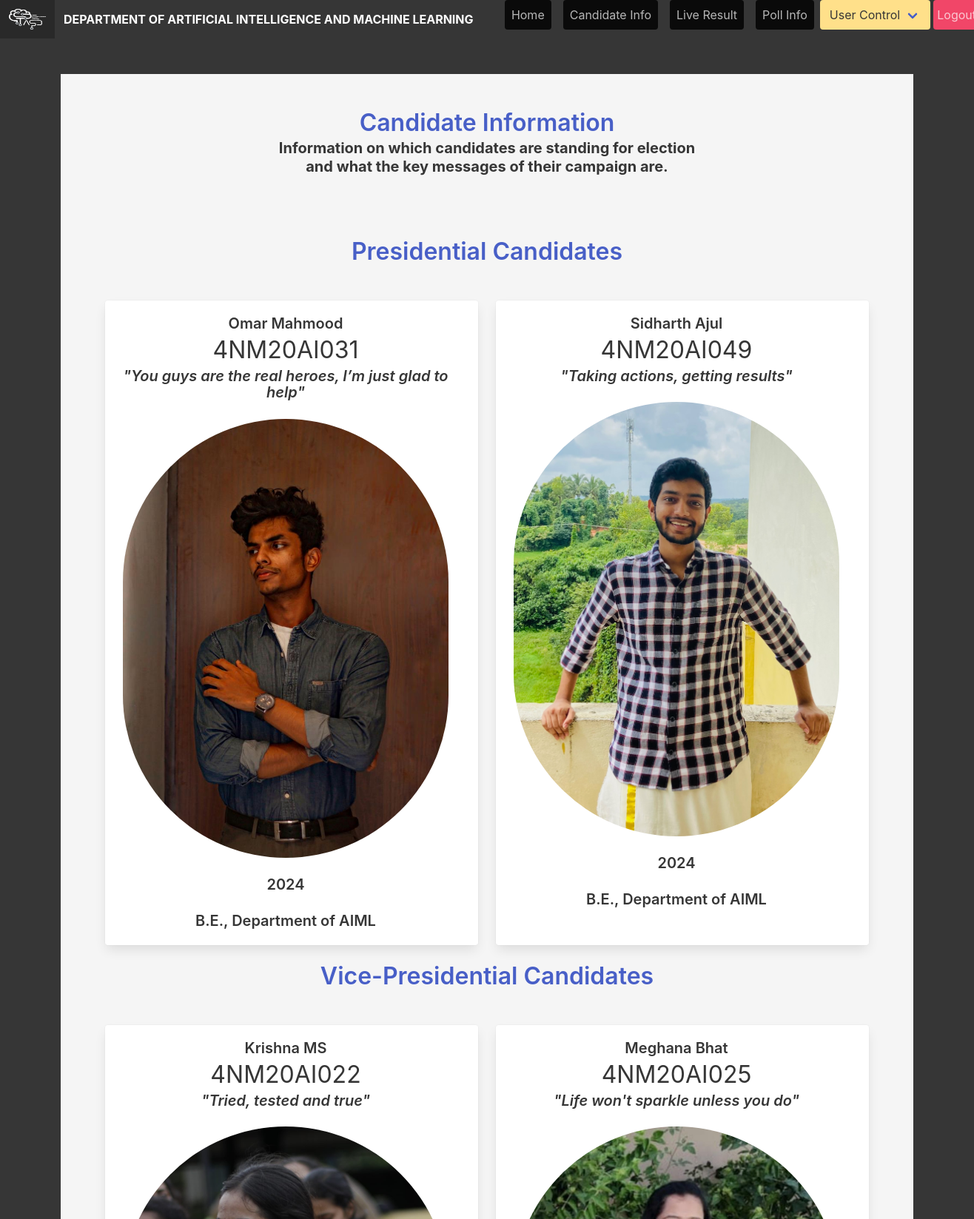
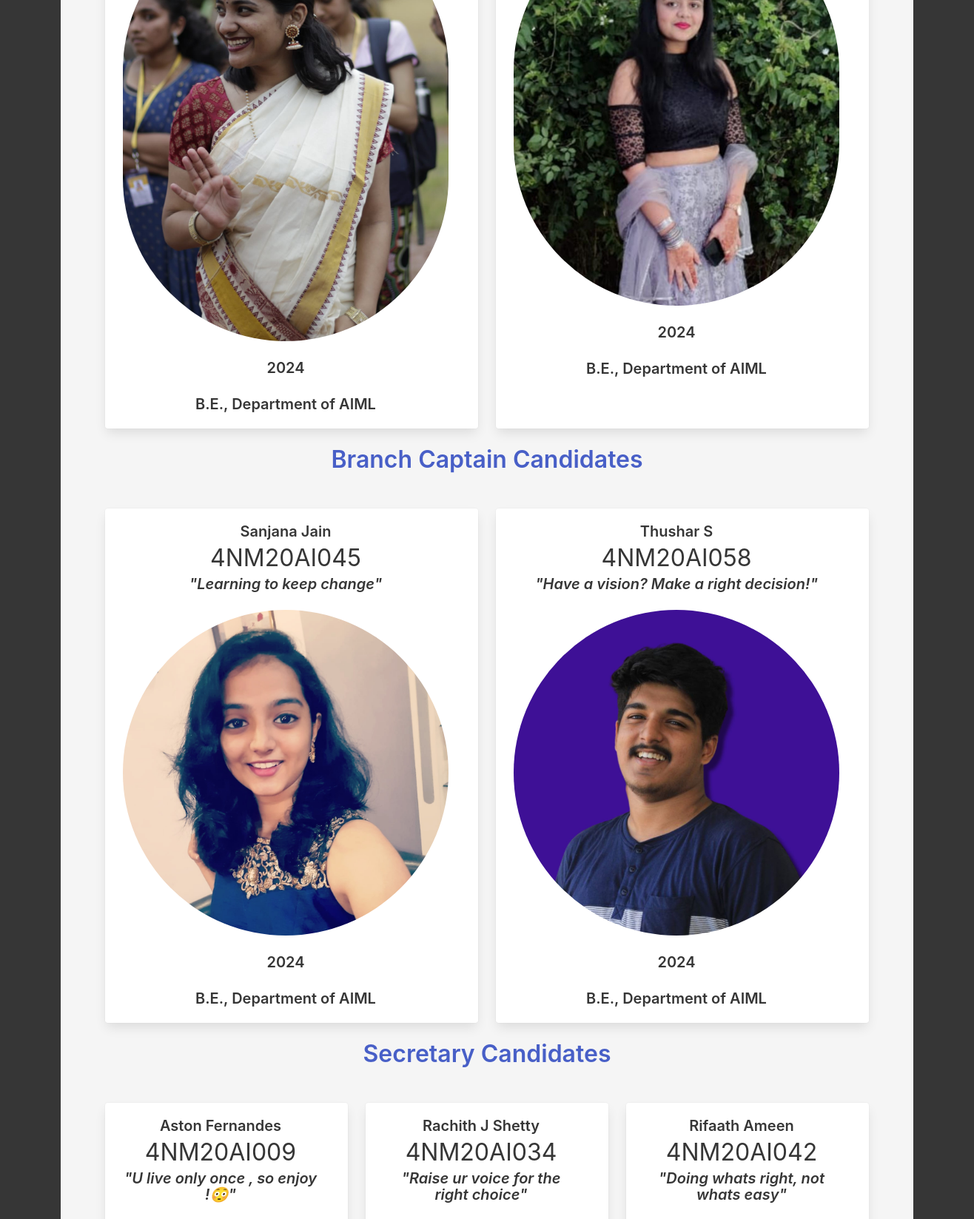
/candidate (signed in, upper part), run on the app's committed database (2 pictures, top to bottom).
### app/models.py (models this page shows, shortened)
class CandidateModel(db.Model):
    __tablename__ = 'candidates'
    id = db.Column(db.Integer, primary_key=True, autoincrement=True)
    roll_num = db.Column(db.String(10), nullable=False, unique=True)
    first_name = db.Column(db.String(80), nullable=False)
    last_name = db.Column(db.String(80))
    batch = db.Column(db.String(120), nullable=False)
    course = db.Column(db.String(120), nullable=False)
    department = db.Column(db.String(120), nullable=False)
    post = db.Column(db.String(80), nullable=False)
    pic_path = db.Column(db.String(120), default='images/default.png')
    agenda =  db.Column(db.String(300), default="No agenda")

### app/views.py (the view)
@app.route("/candidate")
def candidate():
    prez = CandidateModel.query.filter_by(post="President").all()
    vice = CandidateModel.query.filter_by(post="Vice-President").all()
    bc = CandidateModel.query.filter_by(post="Branch-Captain").all()
    secretary = CandidateModel.query.filter_by(post="Secretary").all()
    treasurer = CandidateModel.query.filter_by(post="Treasurer").all()
    c_sec = CandidateModel.query.filter_by(post="Cultural-Secretary").all()
    s_sec = CandidateModel.query.filter_by(post="Sports-Secretary").all()
    t_sec = CandidateModel.query.filter_by(post="Techincal-Secretary").all()
    creative = CandidateModel.query.filter_by(post="Creative-Head").all()
    s_cord = CandidateModel.query.filter_by(post="SocialMedia-Coordinator").all()
    p_cord = CandidateModel.query.filter_by(post="Photography-Coordinator").all()
    graph = CandidateModel.query.filter_by(post="Graphic-Designer").all()
    website = CandidateModel.query.filter_by(post="Website-Manager").all()
    return render_template("candidate.html",prez=prez,vice=vice,bc=bc,secretary=secretary,treasurer=treasurer,c_sec=c_sec,t_sec=t_sec,s_sec=s_sec,creative=creative,s_cord=s_cord,p_cord=p_cord,graph=graph,website=website)

### app/__init__.py (called while the page is built)
@login_manager.user_loader
def load_user(user_id):
    return UserModel.query.get(int(user_id))

### app/templates/candidate.html (shortened to what this page needs)
{% extends "base.html" %}
{% block content %}
<section class="hero has-background-white-ter is-fullheight-with-navbar">
    <div class="hero-body">
      <div class="container">
        <div class="columns">
            <div class="column is-12 ">
              <h1 class="title has-text-link">
                Candidate Information
            </h1>
            <h2 class="subtitle is-5 has-text-dark has-text-centered has-text-weight-bold">
                Information on which candidates are standing for election <br>
                and what the key messages of their campaign are.
            </h2>
            <br>
            <br>
            <div class="column id-9">
              <h1 class="title has-text-link">Presidential Candidates</h1>
              <br>
              <div class="tile is-ancestor ">
              {% for prez in prez %}
                {% if not prez.last_name == 'Vote'%}
                    <div class="tile is-parent">
                      <article class="tile is-child box notification is-white">
                        <h1 class="title is-5 has-text-dark">{{ prez.first_name }} {{ prez.last_name }}</h1>
                        <p class="subtitle is-3 has-text-dark">{{prez.roll_num}}</p>
                        <p class="title is-5 has-text-dark is-italic">"{{prez.agenda}}"</p>
                        <figure class="image">
                            <img class="is-rounded" src="{{ prez.pic_path}}">
                        </figure>
                        <br>
                        <p class="subtitle has-text-dark has-text-weight-semibold">{{prez.batch}}</p>
                        <p class="subtitle has-text-dark has-text-weight-semibold">{{prez.course}}, {{prez.department}}</p>
                      </article>
                    </div>
                {% endif %}
              {% endfor %}
              </div>
              <h1 class="title has-text-link">Vice-Presidential Candidates</h1>
              <br>
              <div class="tile is-ancestor ">
                {% for vice in vice %}
                  {% if not vice.last_name == 'Vote'%}
                      <div class="tile is-parent">
                        <article class="tile is-child box notification is-white">
                          <h1 class="title is-5 has-text-dark">{{ vice.first_name }} {{ vice.last_name }}</h1>
                          <p class="subtitle is-3 has-text-dark">{{vice.roll_num}}</p>
                          <p class="title is-5 has-text-dark is-italic"> "{{vice.agenda}}"</p>
                          <figure class="image">
                              <img class="is-rounded" src="{{ vice.pic_path}}">
                          </figure>
                          <br>
                          <p class="subtitle has-text-dark has-text-weight-semibold">{{vice.batch}}</p>
                          <p class="subtitle has-text-dark has-text-weight-semibold">{{vice.course}}, {{vice.department}}</p>
                        </article>
                      </div>
                  {% endif %}
                {% endfor %}
            </div>
            <h1 class="title has-text-link">Branch Captain Candidates</h1>
              <br>
              <div class="tile is-ancestor ">
                {% for bc in bc %}
                  {% if not bc.last_name == 'Vote'%}
                      <div class="tile is-parent">
                        <article class="tile is-child box notification is-white">
                          <h1 class="title is-5 has-text-dark">{{ bc.first_name }} {{ bc.last_name }}</h1>
                          <p class="subtitle is-3 has-text-dark">{{bc.roll_num}}</p>
                          <p class="title is-5 has-text-dark is-italic"> "{{bc.agenda}}"</p>
                          <figure class="image">
                              <img class="is-rounded" src="{{ bc.pic_path}}">
                          </figure>
                          <br>
                          <p class="subtitle has-text-dark has-text-weight-semibold">{{bc.batch}}</p>
                          <p class="subtitle has-text-dark has-text-weight-semibold">{{bc.course}}, {{bc.department}}</p>
                        </article>
                      </div>
                  {% endif %}
                {% endfor %}
            </div>
            <h1 class="title has-text-link">Secretary Candidates</h1>
              <br>
              <div class="tile is-ancestor ">
                {% for secretary in secretary %}
                  {% if not secretary.last_name == 'Vote'%}
                      <div class="tile is-parent">
                        <article class="tile is-child box notification is-white">
                          <h1 class="title is-5 has-text-dark">{{ secretary.first_name }} {{ secretary.last_name }}</h1>
                          <p class="subtitle is-3 has-text-dark">{{secretary.roll_num}}</p>
                          <p class="title is-5 has-text-dark is-italic"> "{{secretary.agenda}}"</p>
                          <br>
                        </article>
                      </div>
                  {% endif %}
                {% endfor %}
            </div>
              <br>
              <br>
              <br>
              <br>
              <br>
              <br>
              <br>
              <br>
              <br>
          </div>
          </div>
<br>
<br>
{% endblock %}

### data on the page
CandidateModel: first_name "Omar", last_name "Mahmood", roll_num "4NM20AI031", agenda "You guys are the real heroes, I’m just glad to help", pic_path (picture), batch "2024", course "B.E.", department "Department of AIML"
CandidateModel: first_name "Sidharth", last_name "Ajul", roll_num "4NM20AI049", agenda "Taking actions, getting results", pic_path (picture), batch "2024", course "B.E.", department "Department of AIML"
CandidateModel: first_name "Krishna", last_name "MS", roll_num "4NM20AI022", agenda "Tried, tested and true", pic_path (picture), batch "2024", course "B.E.", department "Department of AIML"
CandidateModel: first_name "Meghana", last_name "Bhat", roll_num "4NM20AI025", agenda "Life won't sparkle unless you do", pic_path (picture), batch "2024", course "B.E.", department "Department of AIML"
CandidateModel: first_name "Sanjana", last_name "Jain", roll_num "4NM20AI045", agenda "Learning to keep change", pic_path (picture), batch "2024", course "B.E.", department "Department of AIML"
CandidateModel: first_name "Thushar", last_name "S", roll_num "4NM20AI058", agenda "Have a vision? Make a right decision!", pic_path (picture), batch "2024", course "B.E.", department "Department of AIML"
CandidateModel: first_name "Aston", last_name "Fernandes", roll_num "4NM20AI009", agenda "U live only once , so enjoy !😳"
CandidateModel: first_name "Rachith J", last_name "Shetty", roll_num "4NM20AI034", agenda "Raise ur voice for the right choice"
CandidateModel: first_name "Rifaath", last_name "Ameen", roll_num "4NM20AI042", agenda "Doing whats right, not whats easy"
